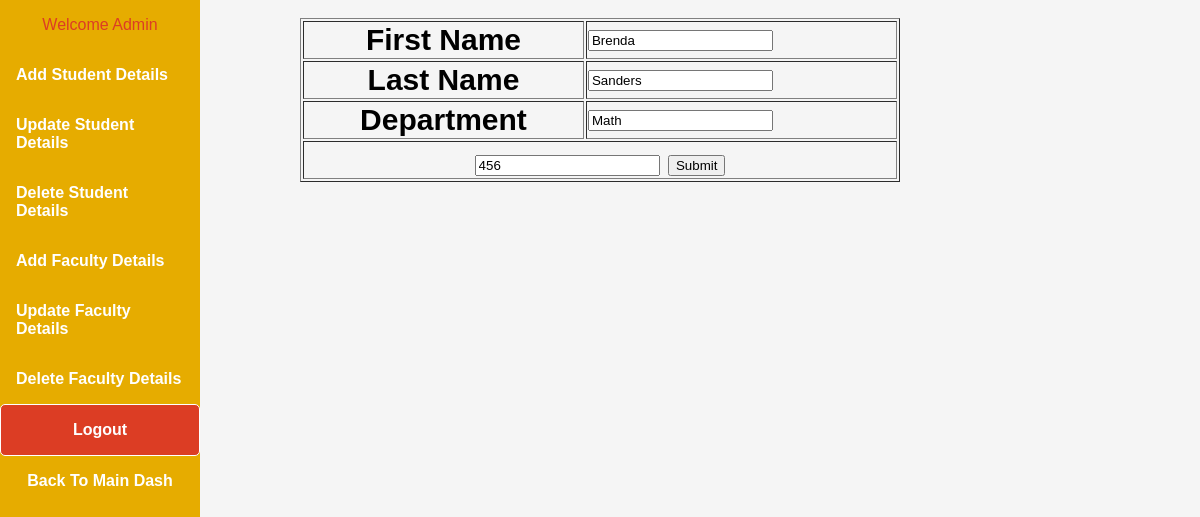
Page /admin/updateformfaculty.php?FacultyID=456 (signed in) on the earlier database version.
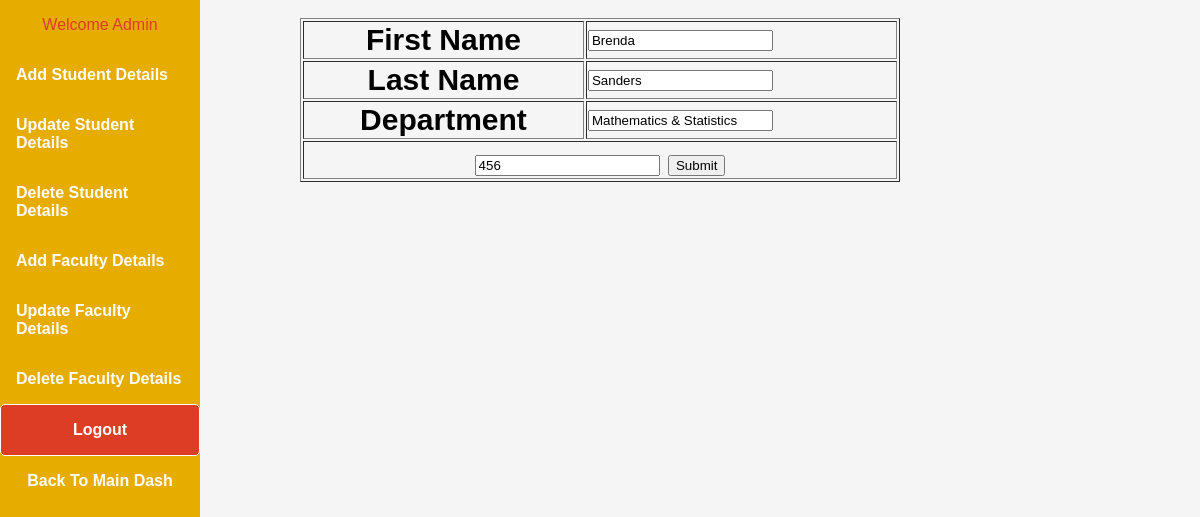
Same page on the later database version.
### tables this page shows
CREATE TABLE `faculty_info` (
  `FacultyID` int(11) NOT NULL,
  `FirstName` varchar(50) NOT NULL,
  `LastName` varchar(50) NOT NULL,
  `Department` varchar(50) DEFAULT NULL
);

### admin/updateformfaculty.php (the view, shortened to what this page needs)
<?php
	include('header.php');
	include('titleheader.php');
?>
<?php
	include ('../dbconnect.php');
	$FacultyID=$_GET['FacultyID'];
	$sql="SELECT * FROM  student.faculty_info WHERE FacultyID = $FacultyID";
	$run = mysqli_query($db,$sql);
	$result=mysqli_fetch_assoc($run);
	$FirstName=$result['FirstName'];
	$LastName=$result['LastName'];
	$Department=$result['Department'];
?>
	<form method="POST" action="updatedatafaculty.php" enctype="multipart/form-data">
	<table border="1" align="center" style="width:50%;font-size: 30px;">
		 <tr>
				<th>First Name</th>
					<td><input type="text" name="FirstName" value="<?php echo $FirstName; ?>"required></td>
		 </tr>
		 <tr>
				<th>Last Name</th>
				<td><input type="text" name="LastName" value="<?php if ( isset( $LastName ) ) {  echo $LastName; }?>" required></td>
		 </tr>
		 <tr>
				<th>Department</th>
				<td><input type="text" name="Department" value="<?php if ( isset( $Department ) ) {  echo $Department; }?>"required></td>
		 </tr>
		 <tr>
		 	<td colspan="2" align="center">
		 		<input type="text" name="FacultyID" value="<?php echo $FacultyID;?>"/>
		 		<input height="30%" type="submit" name="Submit" value="Submit">
		 	</td>
		 </tr>
	</table>
	</form>

Differences in the rows shown:
changed faculty_info "Brenda": Department "Math" → "Mathematics & Statistics"
